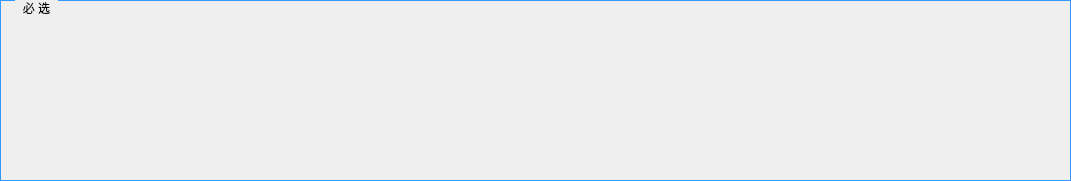
      <widget class="QGroupBox" name="groupBox_10">
       <property name="geometry">
        <rect>
         <x>20</x>
         <y>274</y>
         <width>1071</width>
         <height>181</height>
        </rect>
       </property>
       <property name="styleSheet">
        <string notr="true">QGroupBox {
    font: 14pt &quot;黑体&quot;;
    margin-top: 1ex;
    border-width:0.5px;  
    border-style:solid;
    border-color: rgb(51, 153, 255);  
}

QGroupBox::title {
    subcontrol-origin: margin;
    subcontrol-position: top left;
    left:15px;      
    margin-left: 5px;
    margin-right: 5px;
    padding:1px;
}</string>
       </property>
       <property name="title">
        <string>必 选</string>
       </property>
       <widget class="QPushButton" name="pushButton_bxuan1">
        <property name="geometry">
         <rect>
          <x>90</x>
          <y>50</y>
          <width>111</width>
          <height>110</height>
         </rect>
        </property>
        <property name="focusPolicy">
         <enum>Qt::NoFocus</enum>
        </property>
        <property name="styleSheet">
         <string notr="true">border-image: url(:/LCD_CS351/LCD_CS351/35_all/16.bmp);</string>
        </property>
        <property name="text">
         <string/>
        </property>
        <property name="flat">
         <bool>true</bool>
        </property>
       </widget>
       <widget class="QPushButton" name="pushButton_bxuan2">
        <property name="geometry">
         <rect>
          <x>270</x>
          <y>50</y>
          <width>111</width>
          <height>110</height>
         </rect>
        </property>
        <property name="focusPolicy">
         <enum>Qt::NoFocus</enum>
        </property>
        <property name="styleSheet">
         <string notr="true">border-image: url(:/LCD_CS351/LCD_CS351/35_all/16.bmp);</string>
        </property>
        <property name="text">
         <string/>
        </property>
        <property name="flat">
         <bool>true</bool>
        </property>
       </widget>
       <widget class="QPushButton" name="pushButton_bxuan3">
        <property name="geometry">
         <rect>
          <x>450</x>
          <y>50</y>
          <width>111</width>
          <height>110</height>
         </rect>
        </property>
        <property name="focusPolicy">
         <enum>Qt::NoFocus</enum>
        </property>
        <property name="styleSheet">
         <string notr="true">border-image: url(:/LCD_CS351/LCD_CS351/35_all/16.bmp);</string>
        </property>
        <property name="text">
         <string/>
        </property>
        <property name="flat">
         <bool>true</bool>
        </property>
       </widget>
       <widget class="QPushButton" name="pushButton_bxuan4">
        <property name="geometry">
         <rect>
          <x>640</x>
          <y>50</y>
          <width>111</width>
          <height>110</height>
         </rect>
        </property>
        <property name="focusPolicy">
         <enum>Qt::NoFocus</enum>
        </property>
        <property name="styleSheet">
         <string notr="true">border-image: url(:/LCD_CS351/LCD_CS351/35_all/16.bmp);</string>
        </property>
        <property name="text">
         <string/>
        </property>
        <property name="flat">
         <bool>true</bool>
        </property>
       </widget>
       <widget class="QPushButton" name="pushButton_bxuan5">
        <property name="geometry">
         <rect>
          <x>830</x>
          <y>50</y>
          <width>111</width>
          <height>110</height>
         </rect>
        </property>
        <property name="focusPolicy">
         <enum>Qt::NoFocus</enum>
        </property>
        <property name="styleSheet">
         <string notr="true">border-image: url(:/LCD_CS351/LCD_CS351/35_all/16.bmp);</string>
        </property>
        <property name="text">
         <string/>
        </property>
        <property name="flat">
         <bool>true</bool>
        </property>
       </widget>
       <widget class="QLabel" name="label_bx1name">
        <property name="geometry">
         <rect>
          <x>130</x>
          <y>71</y>
          <width>61</width>
          <height>20</height>
         </rect>
        </property>
        <property name="styleSheet">
         <string notr="true">background:transparent;
color: rgb(248, 248, 255);
font: 14pt &quot;黑体&quot;;</string>
        </property>
        <property name="text">
         <string/>
        </property>
       </widget>
       <widget class="QLabel" name="label_bx1code">
        <property name="geometry">
         <rect>
          <x>130</x>
          <y>119</y>
          <width>61</width>
          <height>20</height>
         </rect>
        </property>
        <property name="styleSheet">
         <string notr="true">background:transparent;
color: rgb(248, 248, 255);
font: 14pt &quot;黑体&quot;;</string>
        </property>
        <property name="text">
         <string/>
        </property>
       </widget>
       <widget class="QLabel" name="label_bx2name">
        <property name="geometry">
         <rect>
          <x>310</x>
          <y>71</y>
          <width>61</width>
          <height>20</height>
         </rect>
        </property>
        <property name="styleSheet">
         <string notr="true">background:transparent;
color: rgb(248, 248, 255);
font: 14pt &quot;黑体&quot;;</string>
        </property>
        <property name="text">
         <string/>
        </property>
       </widget>
       <widget class="QLabel" name="label_bx2code">
        <property name="geometry">
         <rect>
          <x>310</x>
          <y>119</y>
          <width>61</width>
          <height>20</height>
         </rect>
        </property>
        <property name="styleSheet">
         <string notr="true">background:transparent;
color: rgb(248, 248, 255);
font: 14pt &quot;黑体&quot;;</string>
        </property>
        <property name="text">
         <string/>
        </property>
       </widget>
       <widget class="QLabel" name="label_bx3name">
        <property name="geometry">
         <rect>
          <x>490</x>
          <y>71</y>
          <width>61</width>
          <height>20</height>
         </rect>
        </property>
        <property name="styleSheet">
         <string notr="true">background:transparent;
color: rgb(248, 248, 255);
font: 14pt &quot;黑体&quot;;</string>
        </property>
        <property name="text">
         <string/>
        </property>
       </widget>
       <widget class="QLabel" name="label_bx3code">
        <property name="geometry">
         <rect>
          <x>490</x>
          <y>119</y>
          <width>61</width>
          <height>20</height>
         </rect>
        </property>
        <property name="styleSheet">
         <string notr="true">background:transparent;
color: rgb(248, 248, 255);
font: 14pt &quot;黑体&quot;;</string>
        </property>
        <property name="text">
         <string/>
        </property>
       </widget>
       <widget class="QLabel" name="label_bx4name">
        <property name="geometry">
         <rect>
          <x>680</x>
          <y>71</y>
          <width>61</width>
          <height>20</height>
         </rect>
        </property>
        <property name="styleSheet">
         <string notr="true">background:transparent;
color: rgb(248, 248, 255);
font: 14pt &quot;黑体&quot;;</string>
        </property>
        <property name="text">
         <string/>
        </property>
       </widget>
       <widget class="QLabel" name="label_bx4code">
        <property name="geometry">
         <rect>
          <x>680</x>
          <y>119</y>
          <width>61</width>
          <height>20</height>
         </rect>
        </property>
        <property name="styleSheet">
         <string notr="true">background:transparent;
color: rgb(248, 248, 255);
font: 14pt &quot;黑体&quot;;</string>
        </property>
        <property name="text">
         <string/>
        </property>
       </widget>
       <widget class="QLabel" name="label_bx5name">
        <property name="geometry">
         <rect>
          <x>869</x>
          <y>71</y>
          <width>61</width>
          <height>20</height>
         </rect>
        </property>
        <property name="styleSheet">
         <string notr="true">background:transparent;
color: rgb(248, 248, 255);
font: 14pt &quot;黑体&quot;;</string>
        </property>
        <property name="text">
         <string/>
        </property>
       </widget>
       <widget class="QLabel" name="label_bx5code">
        <property name="geometry">
         <rect>
          <x>869</x>
          <y>119</y>
          <width>61</width>
          <height>20</height>
         </rect>
        </property>
        <property name="styleSheet">
         <string notr="true">background:transparent;
color: rgb(248, 248, 255);
font: 14pt &quot;黑体&quot;;</string>
        </property>
        <property name="text">
         <string/>
        </property>
       </widget>
      </widget>
